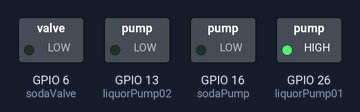
Simulated run of this program. Board: Raspberry Pi (BCM pin numbers). Parts: switched loads named in the program (green lamp = pin HIGH). At 70.0 s the program stops and its outputs stay as they are.

Above: at 0.1 s.
At 30.1 s:
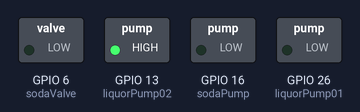
At 60.1 s:
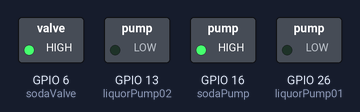
At 65.1 s:
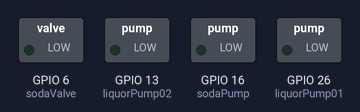
Timing chart, 0 to 66.6 s (numbered marks = the images above):
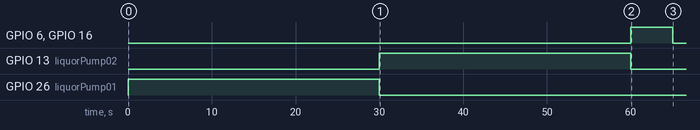

The program:

testRunner.py
```python
import pump
from time import sleep

# run for 30 seconds to pour a shot?
pump.liquor1Run(30)
pump.liquor2Run(30)

# run soda pump for 5 seconds to pour just shy of a glass?
pump.sodaValveOpen()
pump.sodaRun(5)
pump.sodaValveClose()

sleep(5)

# test results
```

pump.py
```python
#API to run the pumps of PHIL from the RPI through the arduino that is hooked up

from gpiozero import LED #LED IS OUR PUMP
from time import sleep #sleep is in seconds


liquorPump01 = LED(26)
liquorPump02 = LED(13)

sodaPump = LED(16)
sodaValve = LED(6)

#Function : startUP : start all the pumps off because of the startup issues
def startUP():
  liquorPump01.off()
  liquorPump02.off()
  sodaPump.off()
  sodaValve.off()

#Function : liquor1Run : run the pump for the first liqor bottle
#Input : time : time in seconds to run the pump
#Output : void : no output
def liquor1Run(time):
  liquorPump01.on()
  sleep(time)
  liquorPump01.off()

#Function : liquor2Run : run the pump for the second liqor bottle
#Input : time : time in seconds to run the pump
#Output : void : no output
def liquor2Run(time):
  liquorPump02.on()
  sleep(time)
  liquorPump02.off()

#Function : Soda1Run : run the pump for the soda bottle
#Input : time : time in seconds to run the pump
#Output : void : no output
def sodaRun(time):
  sodaPump.on()
  sleep(time)
  sodaPump.off()

#Function : sodaValveOpen : open the valve
#Input : none
#Output : none
def sodaValveOpen():
  sodaValve.on()

#Function : sodaValveClose : close the valve
#Input : none
#Output : none
def sodaValveClose():
  sodaValve.close()
```

Measured:
- by itself, GPIO 6 (sodaValve), GPIO 16 (sodaPump): LOW → HIGH at 60.0 s, → LOW 5.0 s later
- by itself, GPIO 13 (liquorPump02): LOW → HIGH at 30.0 s, → LOW 30.0 s later
- by itself, GPIO 26 (liquorPump01): LOW → HIGH at 0.00 s, → LOW 30.0 s later
